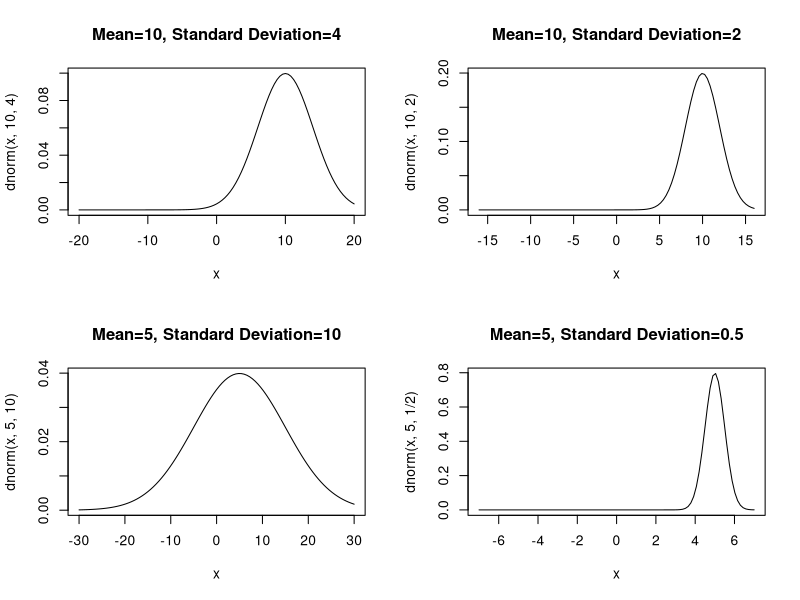
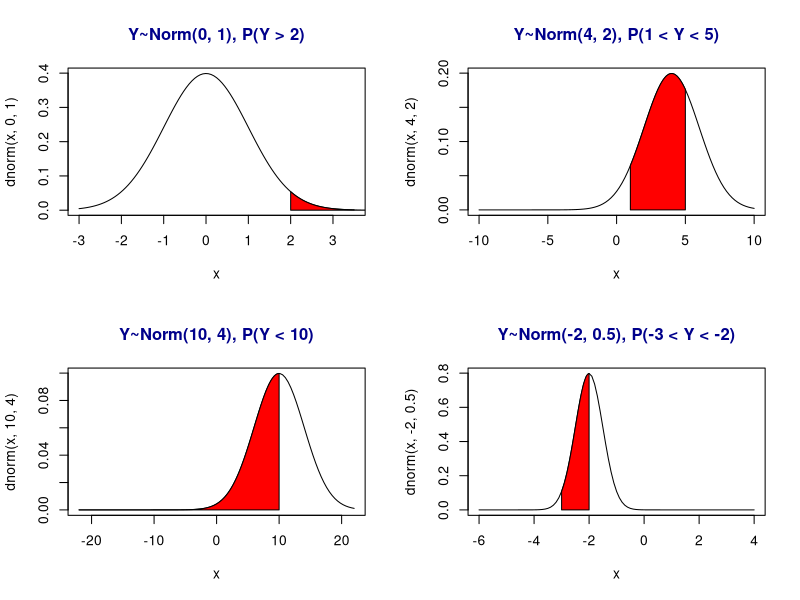

The R script that drew these images, in order:
# task 2

?layout

#create layout matrix to hold graphs
layout_mat = matrix(c(1,2,3,4), nrow=2, ncol=2, byrow=TRUE)
layout(layout_mat)

#plot all density functions outlined in write-up
curve(dnorm(x, 10, 4), xlim=c(-20,20))
title(main="Mean=10, Standard Deviation=4")

curve(dnorm(x, 10, 2), xlim=c(-16,16))
title(main="Mean=10, Standard Deviation=2")

curve(dnorm(x, 5, 10), xlim=c(-30, 30))
title(main="Mean=5, Standard Deviation=10")

curve(dnorm(x, 5, 1/2), xlim=c(-7,7))
title(main="Mean=5, Standard Deviation=0.5")

#new graphical layout
layout(layout_mat)

#normal curve
curve(dnorm(x, 0, 1), xlim=c(-3, 3.5))

#want to graph Y~Norm(0, 1), P(Y >= 2)
#this is equivalent to 1 - pnorm(2, 0, 1)

#find 1000 x-vals between 2-4 and corresponding yvalues
xvals = seq(2, 4, length = 1000)
yvals = dnorm(xvals, 0, 1)

#create polygon out of those values
polygon(c(2, xvals, 4), c(0, yvals, 0), col = "Red")

#embellish
title(main = list("Y~Norm(0, 1), P(Y > 2)", col="Dark blue"))

#normal curve 2, mean = 4, standard distribution = 2
curve(dnorm(x, 4, 2), xlim=c(-10, 10))
xvals = seq(1, 5, length = 1000)
yvals = dnorm(xvals, 4, 2)
polygon(c(1, xvals, 5), c(0, yvals, 0), col="Red")
title(main = list("Y~Norm(4, 2), P(1 < Y < 5)", col="Dark blue"))

#normal curve 3, mean = 10, sd = 4, P(Y < 10)
curve(dnorm(x, 10, 4), xlim=c(-22, 22))
xvals = seq(-22, 10, length = 1000)
yvals = dnorm(xvals, 10, 4)
polygon(c(-22, xvals, 10), c(0, yvals, 0), col="Red")
title(main = list("Y~Norm(10, 4), P(Y < 10)", col="Dark blue"))

#normal curve 4, mean = -2, sd = 0.5, P(-3 < Y < -2)
curve(dnorm(x, -2, 0.5), xlim=c(-6, 4))
xvals = seq(-3, -2, length = 1000)
yvals = dnorm(xvals, -2, 0.5)
polygon(c(-3, xvals, -2), c(0, yvals, 0), col="Red")
title(main = list("Y~Norm(-2, 0.5), P(-3 < Y < -2)", col="Dark blue"))
